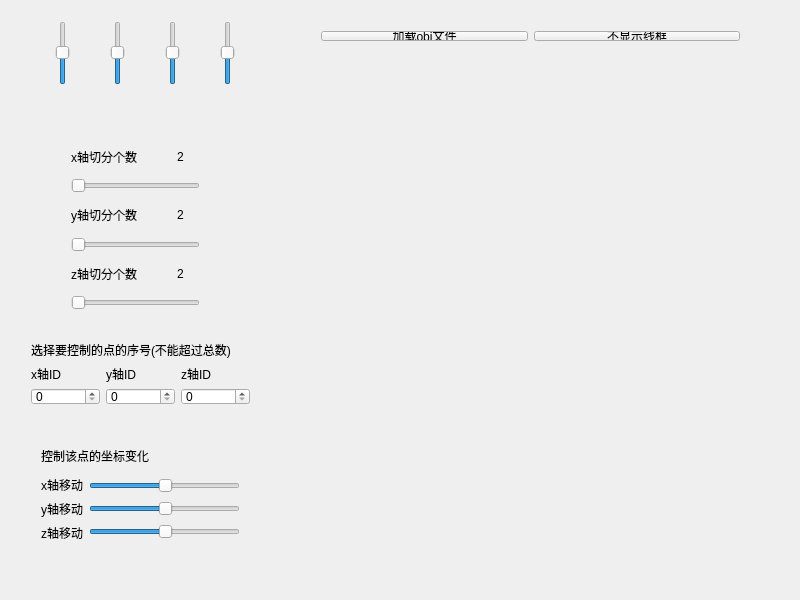
<?xml version="1.0" encoding="UTF-8"?>
<ui version="4.0">
 <class>Widget</class>
 <widget class="QWidget" name="Widget">
  <property name="geometry">
   <rect>
    <x>0</x>
    <y>0</y>
    <width>800</width>
    <height>600</height>
   </rect>
  </property>
  <property name="minimumSize">
   <size>
    <width>800</width>
    <height>600</height>
   </size>
  </property>
  <property name="maximumSize">
   <size>
    <width>800</width>
    <height>600</height>
   </size>
  </property>
  <property name="windowTitle">
   <string>FFD</string>
  </property>
  <widget class="QWidget" name="verticalLayoutWidget">
   <property name="geometry">
    <rect>
     <x>290</x>
     <y>70</y>
     <width>471</width>
     <height>471</height>
    </rect>
   </property>
   <layout class="QVBoxLayout" name="layout"/>
  </widget>
  <widget class="QWidget" name="layoutWidget">
   <property name="geometry">
    <rect>
     <x>60</x>
     <y>130</y>
     <width>151</width>
     <height>191</height>
    </rect>
   </property>
   <layout class="QVBoxLayout" name="verticalLayout">
    <item>
     <layout class="QHBoxLayout" name="horizontalLayout">
      <item>
       <widget class="QLabel" name="xLabel">
        <property name="text">
         <string>x轴切分个数          </string>
        </property>
       </widget>
      </item>
      <item>
       <widget class="QLabel" name="xValue">
        <property name="text">
         <string>2</string>
        </property>
       </widget>
      </item>
     </layout>
    </item>
    <item>
     <widget class="QSlider" name="xSlider">
      <property name="cursor">
       <cursorShape>OpenHandCursor</cursorShape>
      </property>
      <property name="minimum">
       <number>2</number>
      </property>
      <property name="maximum">
       <number>3</number>
      </property>
      <property name="orientation">
       <enum>Qt::Horizontal</enum>
      </property>
     </widget>
    </item>
    <item>
     <layout class="QHBoxLayout" name="horizontalLayout_2">
      <item>
       <widget class="QLabel" name="yLabel">
        <property name="text">
         <string>y轴切分个数          </string>
        </property>
       </widget>
      </item>
      <item>
       <widget class="QLabel" name="yValue">
        <property name="text">
         <string>2</string>
        </property>
       </widget>
      </item>
     </layout>
    </item>
    <item>
     <widget class="QSlider" name="ySlider">
      <property name="cursor">
       <cursorShape>OpenHandCursor</cursorShape>
      </property>
      <property name="minimum">
       <number>2</number>
      </property>
      <property name="maximum">
       <number>3</number>
      </property>
      <property name="orientation">
       <enum>Qt::Horizontal</enum>
      </property>
     </widget>
    </item>
    <item>
     <layout class="QHBoxLayout" name="horizontalLayout_3">
      <item>
       <widget class="QLabel" name="zLabel">
        <property name="text">
         <string>z轴切分个数          </string>
        </property>
       </widget>
      </item>
      <item>
       <widget class="QLabel" name="zValue">
        <property name="text">
         <string>2</string>
        </property>
       </widget>
      </item>
     </layout>
    </item>
    <item>
     <widget class="QSlider" name="zSlider">
      <property name="cursor">
       <cursorShape>OpenHandCursor</cursorShape>
      </property>
      <property name="minimum">
       <number>2</number>
      </property>
      <property name="maximum">
       <number>3</number>
      </property>
      <property name="orientation">
       <enum>Qt::Horizontal</enum>
      </property>
     </widget>
    </item>
   </layout>
  </widget>
  <widget class="QWidget" name="layoutWidget">
   <property name="geometry">
    <rect>
     <x>20</x>
     <y>330</y>
     <width>241</width>
     <height>86</height>
    </rect>
   </property>
   <layout class="QVBoxLayout" name="verticalLayout_2">
    <item>
     <widget class="QLabel" name="chooseLabel">
      <property name="text">
       <string>选择要控制的点的序号(不能超过总数)</string>
      </property>
     </widget>
    </item>
    <item>
     <layout class="QHBoxLayout" name="horizontalLayout_4">
      <item>
       <widget class="QLabel" name="xidLabel">
        <property name="text">
         <string>x轴ID</string>
        </property>
       </widget>
      </item>
      <item>
       <widget class="QLabel" name="yidLabel">
        <property name="text">
         <string>y轴ID</string>
        </property>
       </widget>
      </item>
      <item>
       <widget class="QLabel" name="zidLabel">
        <property name="text">
         <string>z轴ID</string>
        </property>
       </widget>
      </item>
     </layout>
    </item>
    <item>
     <layout class="QHBoxLayout" name="horizontalLayout_5">
      <item>
       <widget class="QSpinBox" name="xspinBox">
        <property name="cursor">
         <cursorShape>PointingHandCursor</cursorShape>
        </property>
       </widget>
      </item>
      <item>
       <widget class="QSpinBox" name="yspinBox">
        <property name="cursor">
         <cursorShape>PointingHandCursor</cursorShape>
        </property>
       </widget>
      </item>
      <item>
       <widget class="QSpinBox" name="zspinBox">
        <property name="cursor">
         <cursorShape>PointingHandCursor</cursorShape>
        </property>
       </widget>
      </item>
     </layout>
    </item>
   </layout>
  </widget>
  <widget class="QWidget" name="layoutWidget">
   <property name="geometry">
    <rect>
     <x>30</x>
     <y>430</y>
     <width>221</width>
     <height>123</height>
    </rect>
   </property>
   <layout class="QVBoxLayout" name="verticalLayout_5">
    <item>
     <widget class="QLabel" name="moveLabel">
      <property name="text">
       <string>控制该点的坐标变化</string>
      </property>
     </widget>
    </item>
    <item>
     <layout class="QHBoxLayout" name="horizontalLayout_6">
      <item>
       <layout class="QVBoxLayout" name="verticalLayout_4">
        <item>
         <widget class="QLabel" name="xmoveLabel">
          <property name="text">
           <string>x轴移动</string>
          </property>
         </widget>
        </item>
        <item>
         <widget class="QLabel" name="ymoveLabel">
          <property name="text">
           <string>y轴移动</string>
          </property>
         </widget>
        </item>
        <item>
         <widget class="QLabel" name="zmoveLabel">
          <property name="text">
           <string>z轴移动</string>
          </property>
         </widget>
        </item>
       </layout>
      </item>
      <item>
       <layout class="QVBoxLayout" name="verticalLayout_3">
        <item>
         <widget class="QSlider" name="xpointSlider">
          <property name="cursor">
           <cursorShape>OpenHandCursor</cursorShape>
          </property>
          <property name="maximum">
           <number>99</number>
          </property>
          <property name="value">
           <number>50</number>
          </property>
          <property name="orientation">
           <enum>Qt::Horizontal</enum>
          </property>
         </widget>
        </item>
        <item>
         <widget class="QSlider" name="ypointSlider">
          <property name="cursor">
           <cursorShape>OpenHandCursor</cursorShape>
          </property>
          <property name="value">
           <number>50</number>
          </property>
          <property name="orientation">
           <enum>Qt::Horizontal</enum>
          </property>
         </widget>
        </item>
        <item>
         <widget class="QSlider" name="zpointSlider">
          <property name="cursor">
           <cursorShape>OpenHandCursor</cursorShape>
          </property>
          <property name="value">
           <number>50</number>
          </property>
          <property name="orientation">
           <enum>Qt::Horizontal</enum>
          </property>
         </widget>
        </item>
       </layout>
      </item>
     </layout>
    </item>
   </layout>
  </widget>
  <widget class="QWidget" name="layoutWidget">
   <property name="geometry">
    <rect>
     <x>10</x>
     <y>10</y>
     <width>271</width>
     <height>86</height>
    </rect>
   </property>
   <layout class="QHBoxLayout" name="horizontalLayout_7">
    <item>
     <widget class="QSlider" name="scaleobjSlider">
      <property name="cursor">
       <cursorShape>OpenHandCursor</cursorShape>
      </property>
      <property name="layoutDirection">
       <enum>Qt::RightToLeft</enum>
      </property>
      <property name="minimum">
       <number>0</number>
      </property>
      <property name="value">
       <number>50</number>
      </property>
      <property name="sliderPosition">
       <number>50</number>
      </property>
      <property name="tracking">
       <bool>true</bool>
      </property>
      <property name="orientation">
       <enum>Qt::Vertical</enum>
      </property>
      <property name="invertedAppearance">
       <bool>false</bool>
      </property>
      <property name="invertedControls">
       <bool>false</bool>
      </property>
     </widget>
    </item>
    <item>
     <widget class="QSlider" name="xobjSlider">
      <property name="cursor">
       <cursorShape>OpenHandCursor</cursorShape>
      </property>
      <property name="layoutDirection">
       <enum>Qt::RightToLeft</enum>
      </property>
      <property name="pageStep">
       <number>10</number>
      </property>
      <property name="value">
       <number>50</number>
      </property>
      <property name="sliderPosition">
       <number>50</number>
      </property>
      <property name="tracking">
       <bool>true</bool>
      </property>
      <property name="orientation">
       <enum>Qt::Vertical</enum>
      </property>
      <property name="invertedAppearance">
       <bool>false</bool>
      </property>
      <property name="invertedControls">
       <bool>true</bool>
      </property>
     </widget>
    </item>
    <item>
     <widget class="QSlider" name="yobjSlider">
      <property name="cursor">
       <cursorShape>OpenHandCursor</cursorShape>
      </property>
      <property name="layoutDirection">
       <enum>Qt::RightToLeft</enum>
      </property>
      <property name="value">
       <number>50</number>
      </property>
      <property name="orientation">
       <enum>Qt::Vertical</enum>
      </property>
      <property name="invertedAppearance">
       <bool>false</bool>
      </property>
      <property name="invertedControls">
       <bool>false</bool>
      </property>
     </widget>
    </item>
    <item>
     <widget class="QSlider" name="zobjSlider">
      <property name="cursor">
       <cursorShape>OpenHandCursor</cursorShape>
      </property>
      <property name="layoutDirection">
       <enum>Qt::RightToLeft</enum>
      </property>
      <property name="value">
       <number>50</number>
      </property>
      <property name="orientation">
       <enum>Qt::Vertical</enum>
      </property>
      <property name="invertedAppearance">
       <bool>false</bool>
      </property>
      <property name="invertedControls">
       <bool>false</bool>
      </property>
     </widget>
    </item>
   </layout>
  </widget>
  <widget class="QWidget" name="layoutWidget">
   <property name="geometry">
    <rect>
     <x>20</x>
     <y>100</y>
     <width>261</width>
     <height>21</height>
    </rect>
   </property>
   <layout class="QHBoxLayout" name="horizontalLayout_8">
    <item>
     <widget class="QLabel" name="scaleobjLabel">
      <property name="text">
       <string>  放缩obj</string>
      </property>
     </widget>
    </item>
    <item>
     <widget class="QLabel" name="xobjLabel">
      <property name="text">
       <string>    x轴</string>
      </property>
     </widget>
    </item>
    <item>
     <widget class="QLabel" name="yobjLabel">
      <property name="text">
       <string>   y轴</string>
      </property>
     </widget>
    </item>
    <item>
     <widget class="QLabel" name="zobjLabel">
      <property name="text">
       <string> z轴</string>
      </property>
     </widget>
    </item>
   </layout>
  </widget>
  <widget class="QWidget" name="layoutWidget">
   <property name="geometry">
    <rect>
     <x>310</x>
     <y>20</y>
     <width>441</width>
     <height>32</height>
    </rect>
   </property>
   <layout class="QHBoxLayout" name="horizontalLayout_9">
    <item>
     <widget class="QPushButton" name="openButton">
      <property name="cursor">
       <cursorShape>PointingHandCursor</cursorShape>
      </property>
      <property name="text">
       <string>加载obj文件</string>
      </property>
     </widget>
    </item>
    <item>
     <widget class="QPushButton" name="lineButton">
      <property name="cursor">
       <cursorShape>PointingHandCursor</cursorShape>
      </property>
      <property name="text">
       <string>不显示线框</string>
      </property>
     </widget>
    </item>
   </layout>
  </widget>
 </widget>
 <layoutdefault spacing="6" margin="11"/>
 <resources/>
 <connections/>
</ui>
